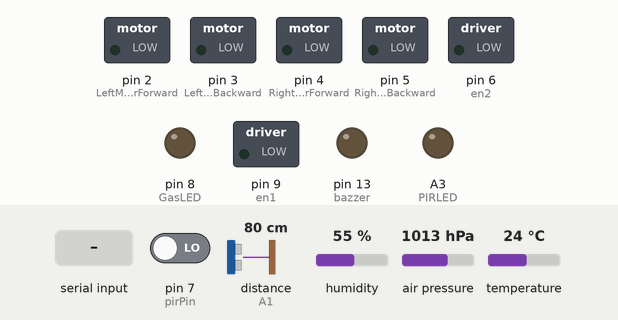
Recording of a sketch running on a simulated Arduino Uno, built with avr-gcc and run on an emulated ATmega328P. Parts: switched loads named in the sketch (green lamp = pin HIGH), output pins drawn as LEDs (lit = HIGH). The inputs (shaded band) are chosen by the test bench; at power-on: pin 7 (pirPin) LOW, distance to the obstacle (sensor on A1) 80 cm, humidity 55 %, air pressure 1013 hPa, temperature 24 °C. The echo pulse lasts 58.3 µs per cm; pins used as bus, display or sensor lines are not drawn.

Above: at 1.2 s.
1.3 s: "F" received over the second serial link
At 2.5 s:
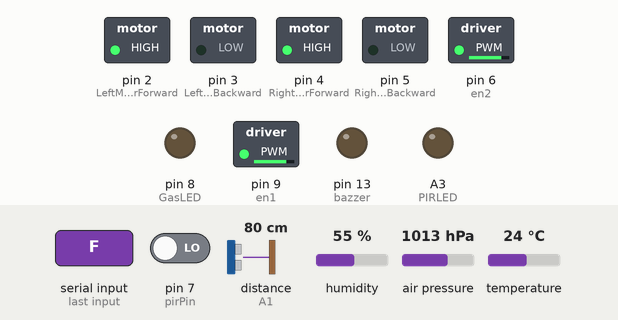
2.8 s: "X" received over the second serial link
At 3.3 s:
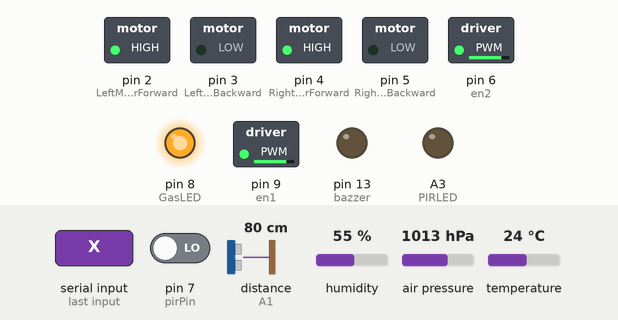
5.8 s: "B" received over the second serial link
At 7.0 s:
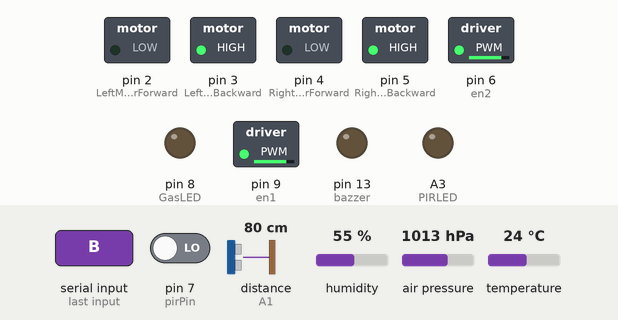
7.3 s: "L" received over the second serial link
At 8.1 s:
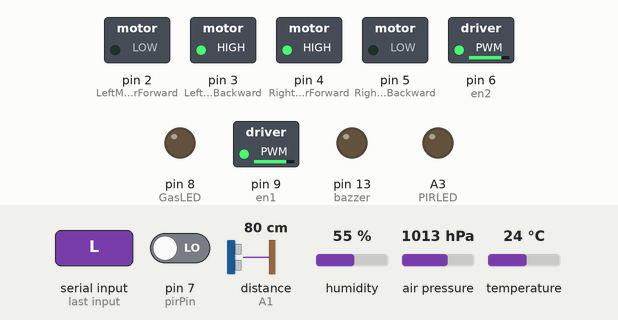
8.8 s: "R" received over the second serial link
At 9.2 s:
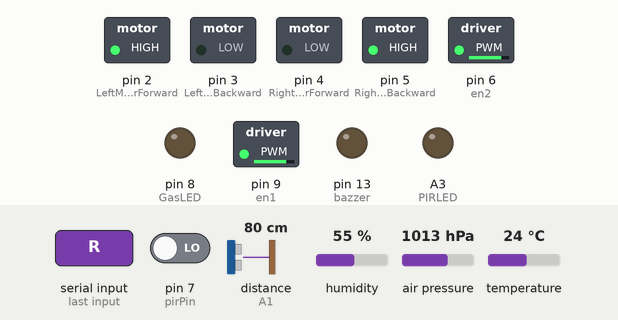
10.3 s: "S" received over the second serial link
At 11.6 s:
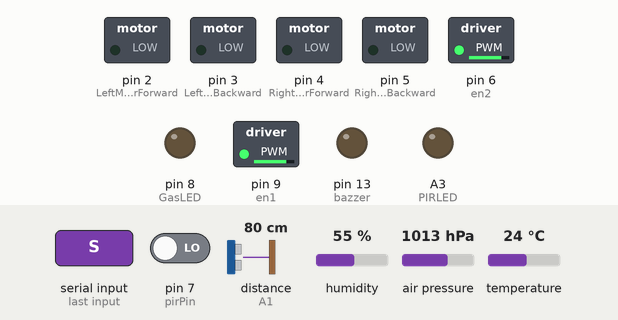
Timing chart, 0 to 12.8 s (numbered marks = the images above; inputs shaded):
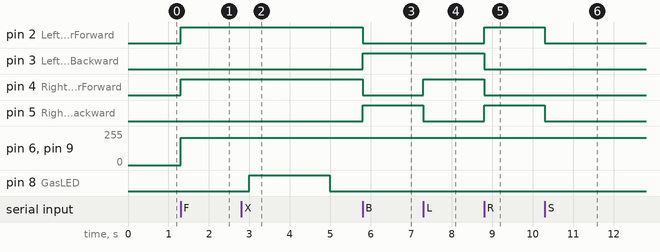

Measured:
- after the input at 1.3 s, pin 2 (LeftMotorForward), pin 4 (RightMotorForward): LOW → HIGH at once; pin 6 (en2), pin 9 (en1): 0/255 → 204/255 at once
- after the input at 2.8 s, pin 8 (GasLED): LOW → HIGH after 0.19 s, → LOW 2.0 s later
- after the input at 5.8 s, pin 2 (LeftMotorForward), pin 4 (RightMotorForward): HIGH → LOW at once; pin 3 (LeftMotorBackward), pin 5 (RightMotorBackward): LOW → HIGH at once
- after the input at 7.3 s, pin 4 (RightMotorForward): LOW → HIGH at once; pin 5 (RightMotorBackward): HIGH → LOW at once
- after the input at 8.8 s, pin 2 (LeftMotorForward), pin 5 (RightMotorBackward): LOW → HIGH at once; pin 3 (LeftMotorBackward), pin 4 (RightMotorForward): HIGH → LOW at once
- after the input at 10.3 s, pin 2 (LeftMotorForward), pin 5 (RightMotorBackward): HIGH → LOW at once

The sketch:

Bluetooth-Control-Survey-Robot.ino
```cpp
#include <SoftwareSerial.h>
#include "DHT.h"
#include <Wire.h>
#include <SPI.h>
#include <Adafruit_BMP280.h>

//L298n Motor Driver pins.
const int LeftMotorForward = 2;
const int LeftMotorBackward = 3;
const int RightMotorForward = 4;
const int RightMotorBackward = 5;

int en1=9;
int en2=6;


//Define the pins for the Bluetooth module
#define BT_RX_PIN 10
#define BT_TX_PIN 11

#define trig A2
#define echo A1

#define bazzer 13
#define PIRLED A3
#define GasLED 8

#define DHTPIN 12
#define DHTTYPE DHT11
DHT dht(DHTPIN, DHTTYPE);

int flag=1;
float duration, distance;
int speed = 204; // 0 - 255.

// PIR motion sensor pin
const int pirPin = 7;

#define Threshold 130
#define MQ2pin 0
float sensorValue;  //variable to store sensor value

#define BMP280_ADDRESS 0x76
Adafruit_BMP280 bmp; // I2C


// Create the software serial object
SoftwareSerial B(BT_RX_PIN, BT_TX_PIN); // RX, TX pins //(pin 10 , 11)


void setup()
{
  B.begin(9600);

  pinMode(RightMotorForward, OUTPUT);
  pinMode(LeftMotorForward, OUTPUT);
  pinMode(LeftMotorBackward, OUTPUT);
  pinMode(RightMotorBackward, OUTPUT);
  //pinMode(en1,OUTPUT);
  //pinMode(en2,OUTPUT);

  pinMode(bazzer, OUTPUT);
  pinMode(PIRLED, OUTPUT);
  pinMode(GasLED, OUTPUT);

  dht.begin();

   // Set the PIR sensor pin as an input
  pinMode(pirPin, INPUT);

  pinMode(trig, OUTPUT);
  pinMode(echo, INPUT);


  unsigned status;
  status = bmp.begin(BMP280_ADDRESS);

  /* Default settings from datasheet. */
  bmp.setSampling(Adafruit_BMP280::MODE_NORMAL,     /* Operating Mode. */
                  Adafruit_BMP280::SAMPLING_X2,     /* Temp. oversampling */
                  Adafruit_BMP280::SAMPLING_X16,    /* Pressure oversampling */
                  Adafruit_BMP280::FILTER_X16,      /* Filtering. */
                  Adafruit_BMP280::STANDBY_MS_500); /* Standby time. */
}

void loop()
{

  while(1 && flag==1) {
  if(B.available()){
    char value = B.read();

    switch (value) {
      case 'F':
            // Calculate distance
            digitalWrite(trig, LOW);
            delayMicroseconds(2);
            digitalWrite(trig, HIGH);
            delayMicroseconds(10);
            digitalWrite(trig, LOW);
            duration = pulseIn(echo, HIGH);
            distance = (duration / 2) * 0.0343;

        if(distance<=35)
        {
            moveStop();

            digitalWrite(bazzer, HIGH);
            delay(20);
            digitalWrite(bazzer,LOW);

        }
        else
        {
          moveForward();
        }
        break;
      case 'X':
          flag=0;
        break;
      case 'B':
        moveBackward();
        break;
      case 'L':
        turnLeft();
        break;
      case 'R':
        turnRight();
        break;
      case 'S':
        moveStop();
        break;
      case '0':
        speed = 100;
        break;
      case '1':
        speed = 140;
        break;
      case '2':
        speed = 153;
        break;
      case '3':
        speed = 165;
        break;
      case '4':
        speed = 178;
        break;
      case '5':
        speed = 191;
        break;
      case '6':
        speed = 204;
        break;
      case '7':
        speed = 216;
        break;
      case '8':
        speed = 229;
        break;
      case '9':
        speed = 242;
        break;
      case 'q':
        speed = 255;
        break;
      default:
        moveStop();
        break;
      }
    }
  }

  // Reading temperature or humidity takes about 250 milliseconds!
  // Sensor readings may also be up to 2 seconds 'old' (its a very slow sensor)
  float h = dht.readHumidity();
  // Read temperature as Celsius (the default)
  float t = dht.readTemperature();
  // Read temperature as Fahrenheit (isFahrenheit = true)
  float f = dht.readTemperature(true);


  digitalWrite(trig, LOW);
  delayMicroseconds(2);
  digitalWrite(trig, HIGH);
  delayMicroseconds(10);
  digitalWrite(trig, LOW);
  duration = pulseIn(echo, HIGH);
  distance = (duration / 2) * 0.0343;


  B.print(h);
  B.print(",");
  B.print(t);
  B.print(",");
  B.print(bmp.readPressure());
  B.print(",");
  B.print(distance);
  B.print(" cm");
  B.print(",");
  delay(20);


  // Read the PIR sensor output
  int motion = digitalRead(pirPin);

  // Check if motion is detected
  if (motion == HIGH) {
    B.print("YES");
    delay(100);
    digitalWrite(PIRLED, HIGH);
    delay(1000);
    digitalWrite(PIRLED,LOW);
    B.print(",");
  } else {
    B.print("NO");
    B.print(",");
  }


  sensorValue = analogRead(MQ2pin); // read analog input pin 0

  if(sensorValue > Threshold)
  {
    B.print("YES");
    delay(100);
    digitalWrite(GasLED, HIGH);
    delay(2000);
    digitalWrite(GasLED,LOW);
    flag=1;
    B.print(";");
  }
  else
  {
    B.print("NO");
    B.print(";");
  }
}

void moveStop(){
  analogWrite(en1,speed);
  analogWrite(en2,speed);

  digitalWrite(RightMotorForward, LOW);
  digitalWrite(LeftMotorForward, LOW);
  digitalWrite(RightMotorBackward, LOW);
  digitalWrite(LeftMotorBackward, LOW);
}

void moveForward(){
    analogWrite(en1,speed);
  analogWrite(en2,speed);
    digitalWrite(LeftMotorForward, HIGH);
    digitalWrite(RightMotorForward, HIGH);
    digitalWrite(LeftMotorBackward, LOW);
    digitalWrite(RightMotorBackward, LOW);

}

void moveBackward(){
  analogWrite(en1,speed);
  analogWrite(en2,speed);

  digitalWrite(LeftMotorBackward, HIGH);
  digitalWrite(RightMotorBackward, HIGH);
  digitalWrite(LeftMotorForward, LOW);
  digitalWrite(RightMotorForward, LOW);

}

void turnRight(){
  analogWrite(en1,speed);
  analogWrite(en2,speed);

  digitalWrite(LeftMotorForward, HIGH);
  digitalWrite(RightMotorBackward, HIGH);
  digitalWrite(LeftMotorBackward, LOW);
  digitalWrite(RightMotorForward, LOW);

}

void turnLeft(){
  analogWrite(en1,speed);
  analogWrite(en2,speed);
  digitalWrite(LeftMotorBackward, HIGH);
  digitalWrite(RightMotorForward, HIGH);
  digitalWrite(LeftMotorForward, LOW);
  digitalWrite(RightMotorBackward, LOW);

}
```
